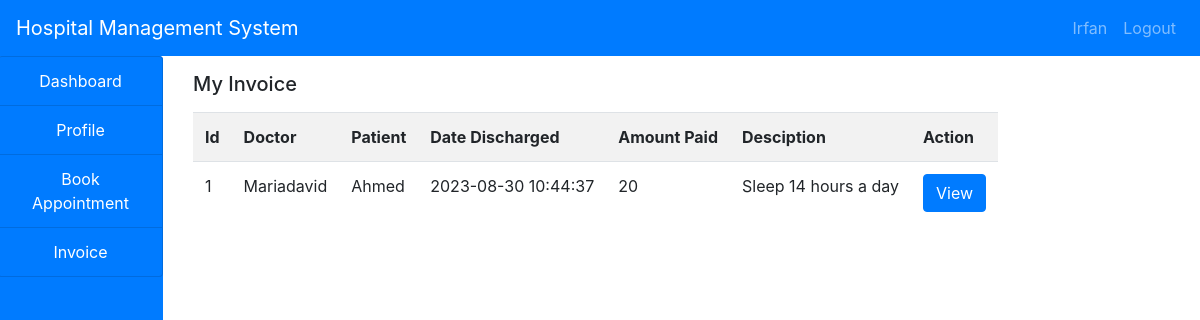
/hms/patient/invoice.php (signed in), run on the app's committed database.
### tables this page shows
CREATE TABLE `income` (
  `id` int(11) NOT NULL,
  `doctor` varchar(255) NOT NULL,
  `patient` varchar(255) NOT NULL,
  `date_discharge` varchar(255) NOT NULL,
  `amount_paid` varchar(255) NOT NULL,
  `description` varchar(255) NOT NULL
);

### hms/patient/invoice.php (the view, shortened to what this page needs)
<!DOCTYPE html>
<html lang="en">
<head>
</head>
<body>
    <?php
    include('../include/header.php');
    include('../include/connection.php');
    ?>
    <div class="container-fluid">
        <div class="col-md-12">
            <div class="row">
                <div class="col-md-2 col-sm-4 col-xs-4" style="margin-left:-32px;">
                    <?php
                        include('sidenav.php');
                    ?>
                </div>
                <div class="col-md-10 col-sm-8 col-xs-8">
                    <h5 class="my-3">My Invoice</h5>
                    <?php
                        $patient=$_SESSION['patient'];
                        $query="SELECT * FROM patients WHERE username='$patient'";
                        $res=mysqli_query($conn,$query);
                        $row=mysqli_fetch_array($res);
                        $fname=$row['firstname'];
                        $querys=mysqli_query($conn,"SELECT * FROM income WHERE patient='$fname'");
                        $output="";
                        $output.="
                        <table class='table table-striped table-responsive my-3'>
                            <tr>
                                <th>Id</th>
                                <th>Doctor</th>
                                <th>Patient</th>
                                <th>Date Discharged</th>
                                <th>Amount Paid</th>
                                <th>Desciption</th>
                                <th>Action</th>
                            </tr>
                        ";
                        while($row=mysqli_fetch_array($querys)){
                            $output.="
                            <tr>
                                <td>".$row['id']."</td>
                                <td>".$row['doctor']."</td>
                                <td>".$row['patient']."</td>
                                <td>".$row['date_discharge']."</td>
                                <td>".$row['amount_paid']."</td>
                                <td>".$row['description']."</td>
                                <td>
                                    <a href='invoiceview.php?id=".$row['id']."'>
                                        <button class='btn btn-primary'>View</button>
                                    </a>
                                </td>
                            </tr>
                            ";
                        }
                        $output.="<table>";
                        echo $output;
                    ?>
                </div>
            </div>
        </div>
    </div>
</body>
</html>

### data on the page
income: id "1", doctor "Mariadavid", patient "Ahmed", date_discharge "2023-08-30 10:44:37", amount_paid "20", description "Sleep 14 hours a day"

### other printed values
$user "Irfan"
